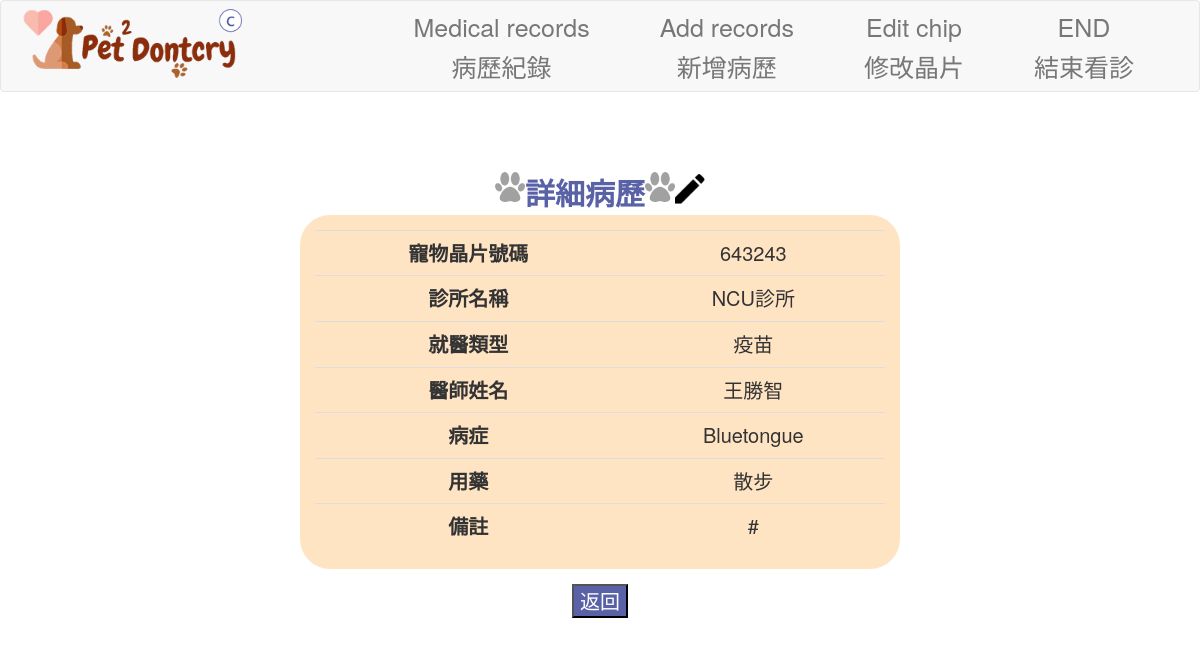
The page /clinic/pet_siglemedicalrecord/7 (signed in) on the database as committed earlier.
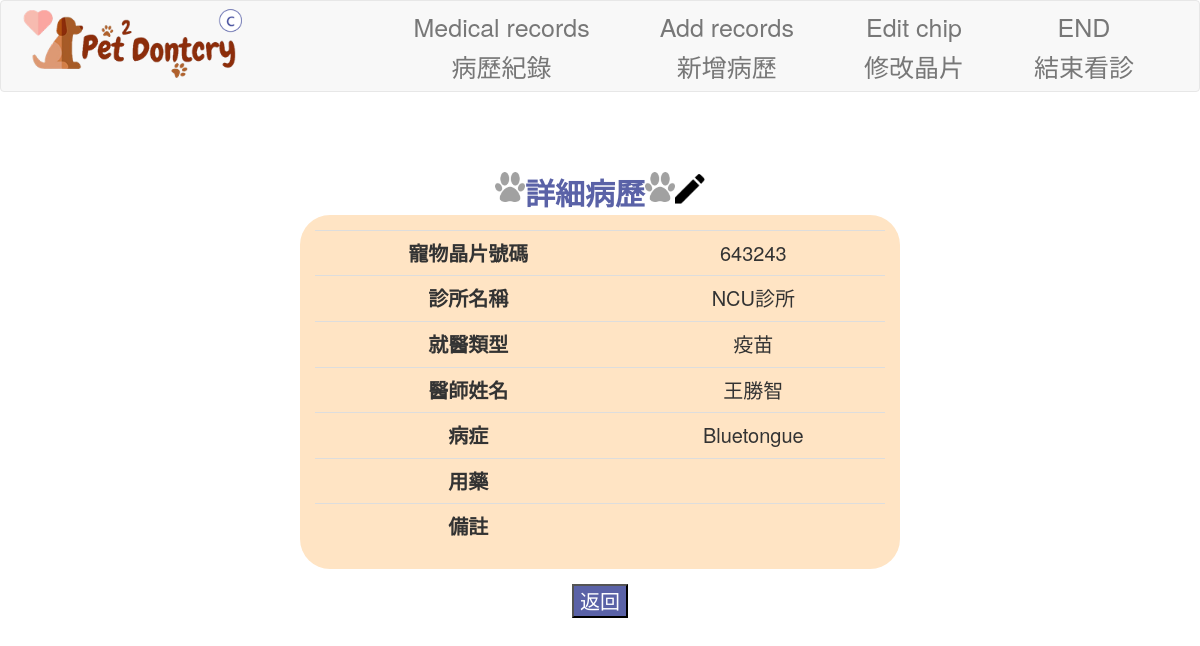
The same page on the database as committed later.
### app/models/user.py (models this page shows, shortened)
class medicalrecords(db.Model):
    __tablename__ = 'medicalrecords'
    MID = db.Column('MID', db.Integer, primary_key = True)
    PetID = db.Column('PetID',db.Integer,db.ForeignKey('pet.PetID'), nullable=False)
    CID = db.Column('CID',db.Integer,db.ForeignKey('clinic.CID'), nullable=False)
    disease = db.Column('disease', db.Text)
    doctor = db.Column('doctor', db.String(10), nullable=False)
    medication = db.Column('medication', db.String(30))
    time = db.Column('time', db.DateTime, default=datetime.now)
    update_time = db.Column(db.DateTime, onupdate=datetime.now, default=datetime.now)
    note = db.Column('note', db.Text)
    type = db.Column('type',db.Integer, nullable=False)

### app/views/clinicView.py (the view)
@clinic_views.route('/clinic/pet_siglemedicalrecord/<MID>', methods=['GET', 'POST'])
@login_required
def pet_singlemedicalrecord(MID):
    from ..models.user import medicalrecords
    medicalrecords = medicalrecords.query.filter_by(MID=MID).first()
    if medicalrecords is None:
        abort(404)
    return render_template('detailed_records.html', medicalrecords=medicalrecords , action="medical",MID=MID,PetID=medicalrecords.PetID)

### app/models/user.py (called while the page is built)
    @login_manager.user_loader
    def load_user(ID):
        try:
            return account.query.get(ID)
        except:
            return None

### app/templates/detailed_records.html
<!DOCTYPE html>
{% extends "clinic_base.html" %}
{% block content %}
<head>
    <link rel="stylesheet" href="{{ url_for('static', filename='css/detailed_records.css') }}">
</head>
<body background="{{ url_for('static', filename='img/first-page.jpg') }}" style="background-size: cover; font-size: 2rem;">
    <div class="Title_img" style="margin-top: 5%;">
        <div class="left Title_img">
            <img src="{{ url_for('static', filename='img/dog-footprints.png') }}" width="30" height="30">
            <div class="Title" style="display: flex; align-items: center; font-weight: bold;">   詳細病歷   </div>
            <img src="{{ url_for('static', filename='img/dog-footprints.png') }}" width="30" height="30">
            <div class="right">
                <a href="{{ url_for('clinic_views.edit_medicalrecord' , MID = medicalrecords.MID) }}"><img src="{{ url_for('static', filename='img/editing-pen.png') }}" width="30" height="30"></a>
            </div>
        </div>
    </div>
    <div class="a">
        <div class="bg-table rounded-table h-100 p-4 mb-4 w-80 dis">
            <table class="table" style="font-size: 2rem;">
                <tbody class="thead">
                    <tr>
                        <td scope="row" class="font-B">寵物晶片號碼</td>
                        <td>{{medicalrecords.PetID}}</td>
                    </tr>
                    <tr>
                        <td scope="row" class="font-B">診所名稱</td>
                        <td>{{medicalrecords.clinic.name}}</td>
                    </tr>
                    <tr>
                        <td scope="row" class="font-B">就醫類型</td>
                        <td>
                            {% if medicalrecords.type == 1 %}
                            疫苗
                            {% elif medicalrecords.type == 2 %}
                            看診
                            {% else %}
                            檢查
                            {% endif %}
                        </td>
                    </tr>
                    <tr>
                        <td scope="row" class="font-B">醫師姓名</td>
                        <td>{{medicalrecords.doctor}}</td>
                    </tr>
                    <tr>
                        <td scope="row" class="font-B">病症</td>
                        <td>{{medicalrecords.disease}}</td>
                    </tr>
                    <tr>
                        <td scope="row" class="font-B">用藥</td>
                        <td>{{medicalrecords.medication}}</td>
                    </tr>
                    <tr>
                        <td scope="row" class="font-B">備註</td>
                        <td>{{medicalrecords.note}}</td>
                    </tr>
                </tbody>
            </table>
        </div>
        <input type="button" class="button-update mb-total" value="返回" onclick="history.back()">
    </div>
</body>
{% endblock content %}

Rows that differ between the two databases and show on the page:
changed medicalrecords "王勝智": medication "散步" → (not shown); note "#" → (not shown)
